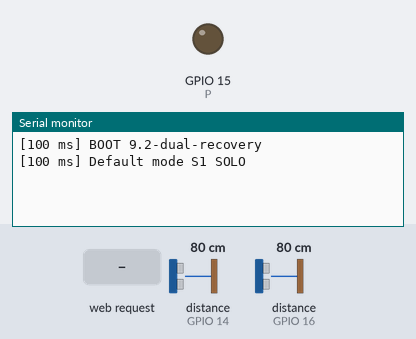
This sketch was run on a simulated ESP32-S3. On the bench: output pins drawn as LEDs (lit = HIGH), the last lines printed to the serial monitor. Wiring (inferred from the names in the program): ultrasonic range finder: trigger GPIO 13; echo GPIO 14. The test bench sets the inputs (shaded band); at power-on: distance to the obstacle (sensors on GPIO 14, GPIO 16) 80 cm. The echo pulse lasts 58.3 µs per cm; pins used as bus, display or sensor lines are not drawn.

Above: at 1.3 s.
1.4 s: HTTP request GET /api/mode?m=1 received
At 2.4 s:
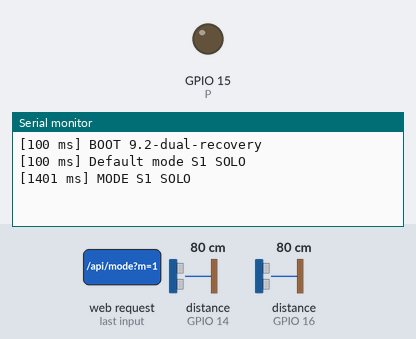
2.9 s: HTTP request GET /api/mode?m=0 received
At 3.5 s:
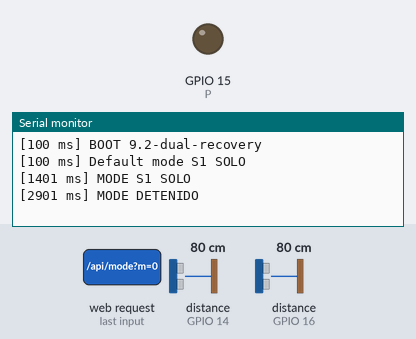
4.4 s: HTTP request GET /api/once?i=1 received
At 4.9 s:
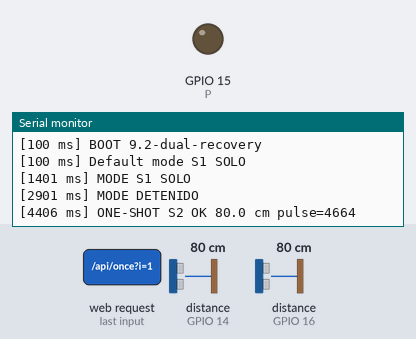

The sketch:

ESP32S3_N16R8_DualRecovery.ino
```cpp
/* SONIC BONGO / PRISMA - ESP32-S3 N16R8 Dual Recovery v9.2
   Goal: recover the exact HC-SR04 acquisition path that already worked,
   then compare S1-only, S2-only and slow dual operation.

   S1: GPIO13 -> TRIG direct; ECHO -> TXS B1 -> A1 -> GPIO14
   S2: GPIO15 -> TRIG direct; ECHO -> TXS B2 -> A2 -> GPIO16
   HC-SR04 VCC=5V, GND=common
   TXS VCCA=3.3V, VCCB=5V, OE=3.3V, GND=common
*/
#include <WiFi.h>
#include <WebServer.h>

WebServer server(80);
static const char* SSID="PRISMA-S3-DIAG";
static const char* FW="9.2-dual-recovery";
static const uint32_t TIMEOUT_US=30000;
static const uint32_t SLOT_MS=80; // diagnostic: generous acoustic separation

struct Pins{uint8_t trig,echo;};
const Pins P[2]={{13,14},{15,16}};
struct State{bool ok=false;uint32_t pulse=0;float cm=0;uint32_t okCount=0;uint32_t timeouts=0;uint32_t lastMs=0;int idle=0;};
State st[2];

enum Mode:uint8_t{STOPPED=0,S1_ONLY=1,S2_ONLY=2,DUAL=3};
Mode mode=S1_ONLY;
uint8_t nextDual=0;uint32_t nextMs=0;
String logBuf;

void logLine(const String&s){String x="["+String(millis())+" ms] "+s+"\n";logBuf+=x;if(logBuf.length()>14000)logBuf.remove(0,2000);Serial.print(x);}

void measure(uint8_t i){
  st[i].idle=digitalRead(P[i].echo);
  digitalWrite(P[i].trig,LOW);delayMicroseconds(4);
  digitalWrite(P[i].trig,HIGH);delayMicroseconds(10);
  digitalWrite(P[i].trig,LOW);
  uint32_t d=pulseIn(P[i].echo,HIGH,TIMEOUT_US);
  st[i].lastMs=millis();st[i].pulse=d;
  if(d){st[i].ok=true;st[i].cm=((float)d*0.0343f)/2.0f;st[i].okCount++;}
  else{st[i].ok=false;st[i].cm=0;st[i].timeouts++;}
}

void service(){
  if(mode==STOPPED)return;
  uint32_t now=millis(); if((int32_t)(now-nextMs)<0)return;
  if(mode==S1_ONLY) measure(0);
  else if(mode==S2_ONLY) measure(1);
  else {measure(nextDual);nextDual^=1;}
  nextMs=millis()+SLOT_MS;
}

String modeName(){if(mode==S1_ONLY)return"S1 SOLO";if(mode==S2_ONLY)return"S2 SOLO";if(mode==DUAL)return"DUAL LENTO";return"DETENIDO";}

const char PAGE[] PROGMEM=R"HTML(
<!doctype html><html lang="es"><head><meta charset="utf-8"><meta name="viewport" content="width=device-width,initial-scale=1"><title>SONIC BONGO v9.2</title><style>
body{margin:0;background:#081019;color:#edf5fb;font-family:system-ui}.w{max-width:900px;margin:auto;padding:14px}.cards{display:grid;grid-template-columns:repeat(auto-fit,minmax(260px,1fr));gap:10px}.c{background:#111923;border:1px solid #304151;border-radius:12px;padding:12px}.d{font-size:38px;font-weight:900;color:#68f0d1}.row{display:flex;justify-content:space-between;margin:6px 0}.muted{color:#8fa2b5;font-size:12px}.bad{color:#ff6868}.ok{color:#51ef8e}button{padding:10px 12px;margin:4px;border-radius:9px;border:1px solid #496078;background:#172636;color:#fff;font-weight:800}.on{background:#164431}.wire,pre{background:#05090d;border:1px solid #2c3a46;border-radius:9px;padding:10px;font:11px/1.6 monospace;white-space:pre-wrap}</style></head><body><div class="w">
<h2>SONIC BONGO · HC-SR04 RECOVERY v9.2</h2><div class="muted">Primero probamos cada sensor aislado; después DUAL lento.</div>
<div class="c"><div class="row"><span>MODO</span><b id="mode">...</b></div><button onclick="setMode(1)">S1 SOLO</button><button onclick="setMode(2)">S2 SOLO</button><button onclick="setMode(3)">DUAL LENTO</button><button onclick="setMode(0)">DETENER</button><button onclick="once(0)">MEDIR S1 AHORA</button><button onclick="once(1)">MEDIR S2 AHORA</button></div>
<div class="cards">
<div class="c"><h3>S1 · GPIO13/14</h3><div class="d" id="d1">--</div><div class="row"><span>ECHO us</span><b id="p1">--</b></div><div class="row"><span>ECHO idle antes trigger</span><b id="i1">--</b></div><div class="row"><span>OK / TIMEOUT</span><b id="q1">--</b></div></div>
<div class="c"><h3>S2 · GPIO15/16</h3><div class="d" id="d2">--</div><div class="row"><span>ECHO us</span><b id="p2">--</b></div><div class="row"><span>ECHO idle antes trigger</span><b id="i2">--</b></div><div class="row"><span>OK / TIMEOUT</span><b id="q2">--</b></div></div>
</div>
<div class="c"><h3>Interpretación</h3><div class="muted">Si S1 SOLO mide y S2 SOLO mide, pero DUAL falla: interferencia acústica/timing. Si un solo canal falla aislado: revisar ese ECHO/TXS. Si ambos fallan aislados: revisar alimentación/TXS/OE/GND común.</div></div>
<div class="wire">S1: GPIO13 → TRIG directo · ECHO → B1 → A1 → GPIO14\nS2: GPIO15 → TRIG directo · ECHO → B2 → A2 → GPIO16\nTXS: VCCA=3.3V · VCCB=5V · OE=3.3V · GND común</div><pre id="log">...</pre>
</div><script>
async function status(){try{let r=await fetch('/api/status',{cache:'no-store'}),j=await r.json();mode.textContent=j.mode;for(let n=1;n<=2;n++){let s=j['s'+n];document.getElementById('d'+n).textContent=s.ok?s.cm.toFixed(1)+' cm':'TIMEOUT';document.getElementById('p'+n).textContent=s.pulse;document.getElementById('i'+n).textContent=s.idle?'HIGH':'LOW';document.getElementById('q'+n).textContent=s.okCount+' / '+s.timeouts}}catch(e){}}
async function setMode(m){await fetch('/api/mode?m='+m);status()}async function once(i){await fetch('/api/once?i='+i);status()}async function logs(){try{let r=await fetch('/api/log',{cache:'no-store'});log.textContent=await r.text()}catch(e){}}
setInterval(status,250);setInterval(logs,1500);status();logs();
</script></body></html>
)HTML";

void sendStatus(){String j="{\"fw\":\""+String(FW)+"\",\"mode\":\""+modeName()+"\"";for(uint8_t i=0;i<2;i++){j+=",\"s"+String(i+1)+"\":{";j+="\"ok\":"+String(st[i].ok?"true":"false")+",";j+="\"cm\":"+String(st[i].cm,2)+",";j+="\"pulse\":"+String(st[i].pulse)+",";j+="\"idle\":"+String(st[i].idle)+",";j+="\"okCount\":"+String(st[i].okCount)+",";j+="\"timeouts\":"+String(st[i].timeouts)+"}";}j+="}";server.send(200,"application/json",j);}

void setup(){
  Serial.begin(115200);delay(100);
  for(uint8_t i=0;i<2;i++){pinMode(P[i].echo,INPUT);pinMode(P[i].trig,OUTPUT);digitalWrite(P[i].trig,LOW);}
  WiFi.mode(WIFI_AP);WiFi.softAP(SSID);
  server.on("/",[](){server.send_P(200,"text/html",PAGE);});
  server.on("/api/status",sendStatus);
  server.on("/api/log",[](){server.send(200,"text/plain",logBuf);});
  server.on("/api/mode",[](){if(server.hasArg("m")){int m=server.arg("m").toInt();if(m>=0&&m<=3){mode=(Mode)m;nextDual=0;nextMs=millis();logLine("MODE "+modeName());}}server.send(200,"text/plain","OK");});
  server.on("/api/once",[](){if(server.hasArg("i")){int i=server.arg("i").toInt();if(i==0||i==1){Mode old=mode;mode=STOPPED;measure(i);logLine("ONE-SHOT S"+String(i+1)+(st[i].ok?" OK ":" TIMEOUT ")+String(st[i].cm,1)+" cm pulse="+String(st[i].pulse));mode=old;nextMs=millis()+SLOT_MS;}}server.send(200,"text/plain","OK");});
  server.begin();nextMs=millis()+300;logLine("BOOT "+String(FW));logLine("Default mode S1 SOLO");
}
void loop(){server.handleClient();service();delay(1);}
```

Measured:
- after the input at 1.4 s, the serial monitor: prints a new line at once (image 1)
- after the input at 2.9 s, the serial monitor: prints a new line at once (image 2)
- after the input at 4.4 s, the serial monitor: prints a new line at once (image 3)
